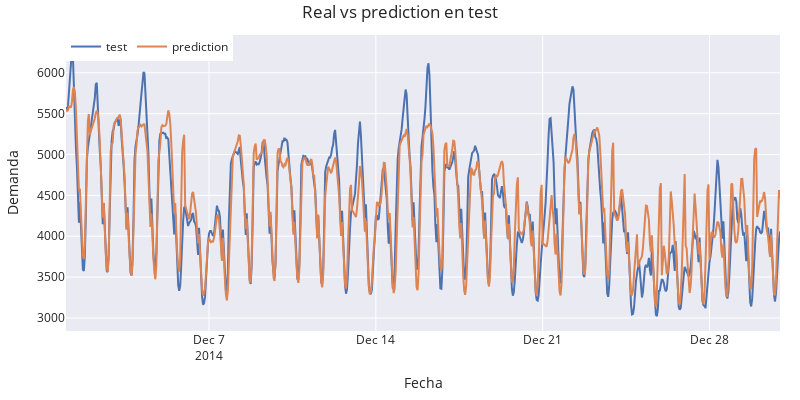

The notebook cell this image was saved under:
### Code cell
fig = go.Figure()
trace1 = go.Scatter(x=data_test.index, y=data_test['Demand'], name="test", mode="lines")
trace2 = go.Scatter(x=predictions.index, y=predictions['pred'], name="prediction", mode="lines")
fig.add_trace(trace1)
fig.add_trace(trace2)
fig.update_layout(
    title="Real vs prediction en test",
    xaxis_title="Fecha",
    yaxis_title="Demanda",
    width=800,
    height=400,
    margin=dict(l=20, r=20, t=35, b=20),
    legend=dict(orientation="h", yanchor="top", y=1.01, xanchor="left", x=0)
)
fig.show()

### Figure 1 — Plotly figure (JSON) as saved in the notebook; plotly's stock layout.template omitted (floating-point values rounded to 4 significant figures; data arrays with more than 128 entries replaced by an {"elided": "..."} marker saying what was removed)
{"data": [{"mode": "lines", "name": "test", "type": "scatter", "x": {"elided": "720 str values"}, "y": {"elided": "720 float values"}}, {"mode": "lines", "name": "prediction", "type": "scatter", "x": {"elided": "720 str values"}, "y": {"elided": "720 float values"}}], "layout": {"height": 400, "legend": {"orientation": "h", "x": 0, "xanchor": "left", "y": 1.01, "yanchor": "top"}, "margin": {"b": 20, "l": 20, "r": 20, "t": 35}, "title": {"text": "Real vs prediction en test"}, "width": 800, "xaxis": {"title": {"text": "Fecha"}}, "yaxis": {"title": {"text": "Demanda"}}}}
